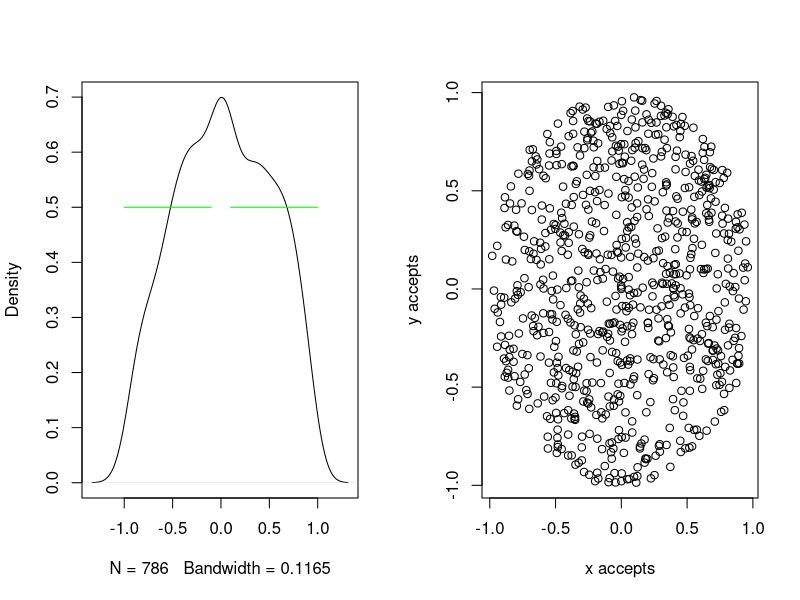
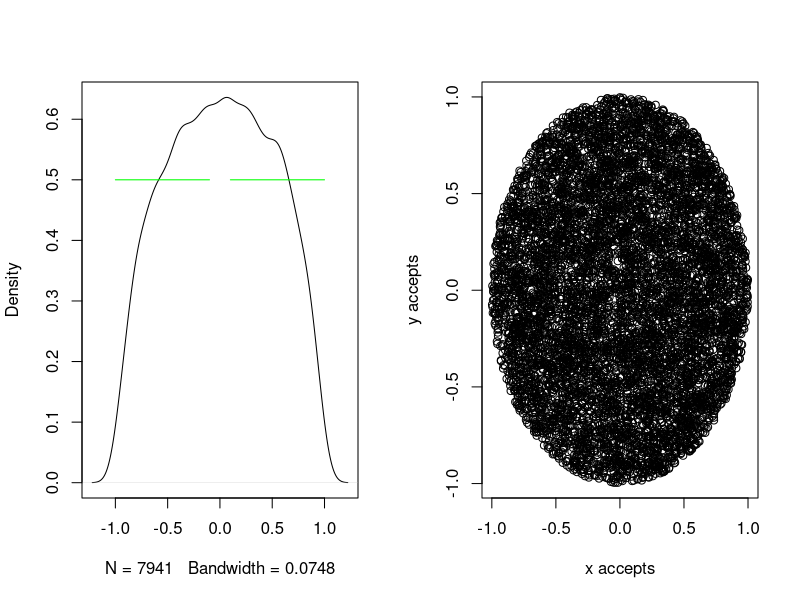
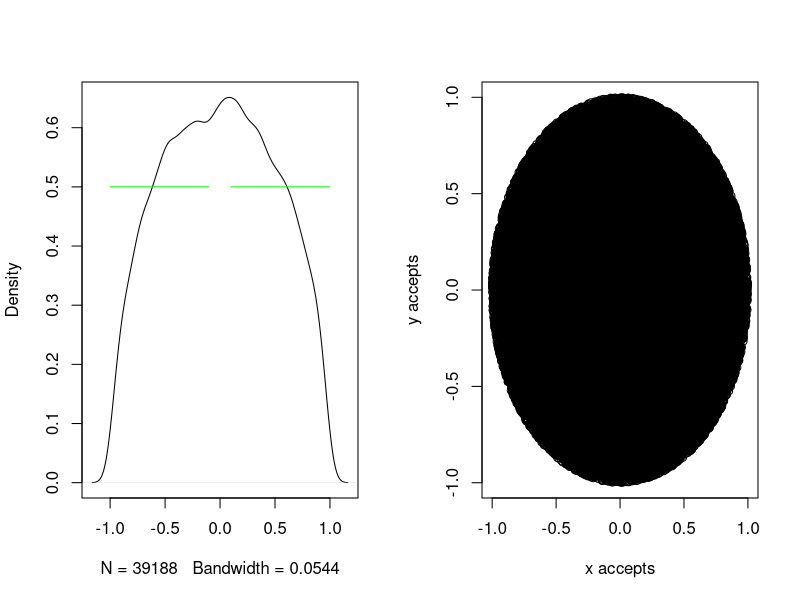
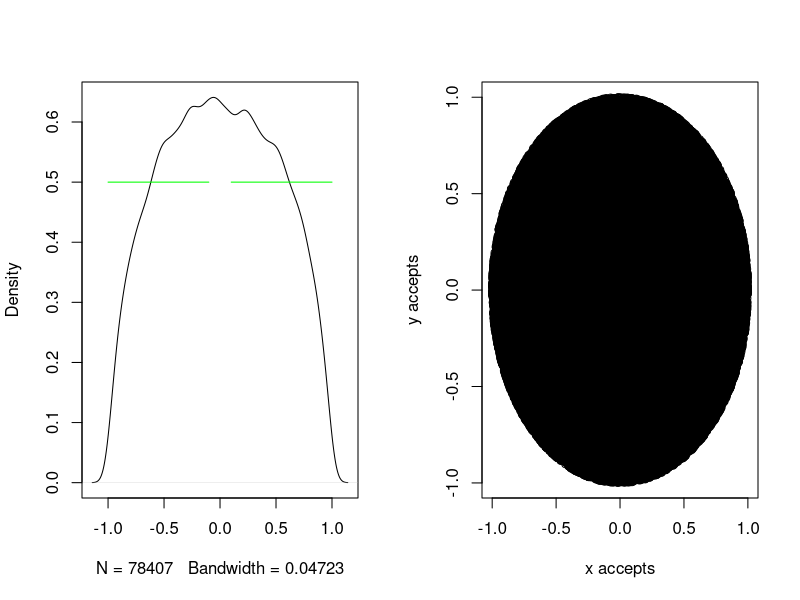
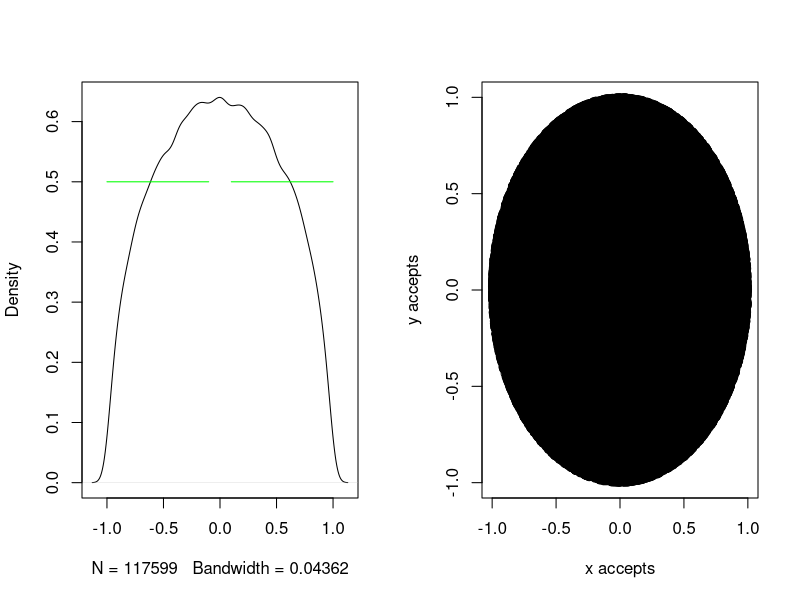
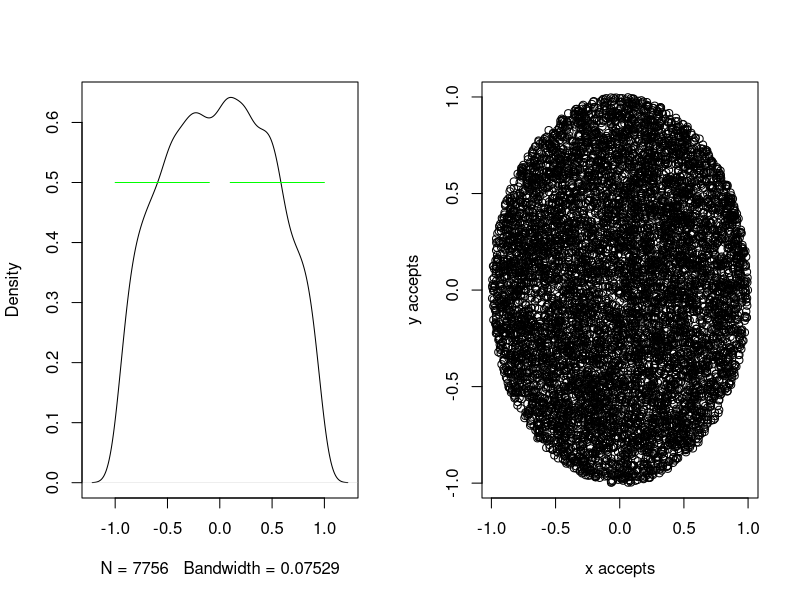
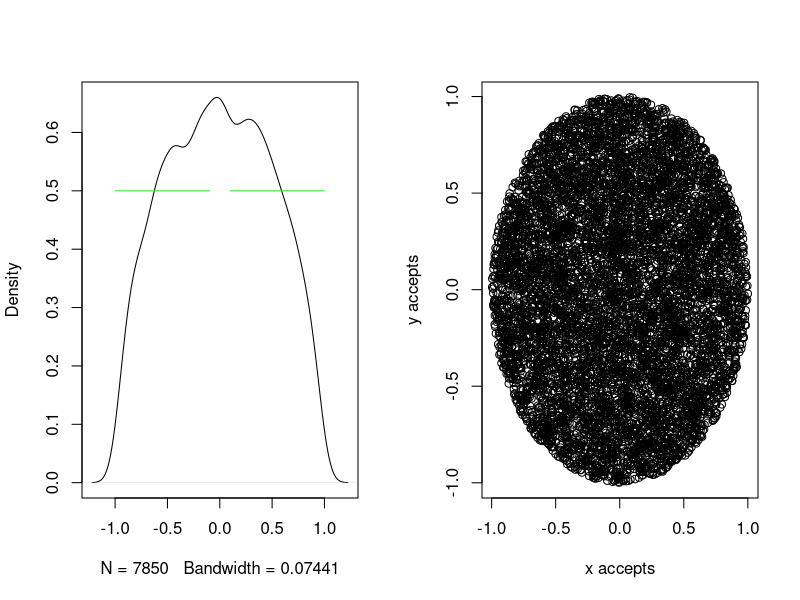
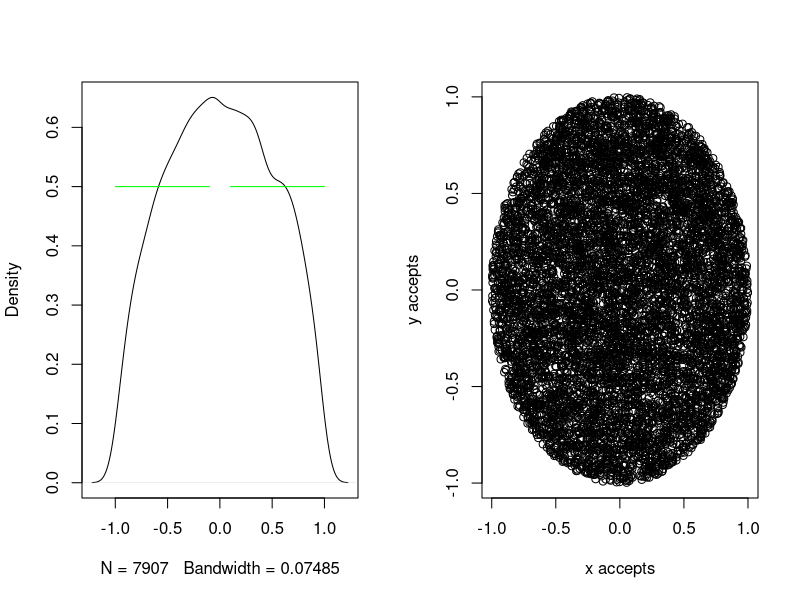

These figures' R source, in order: (Note: a time limit stopped this script after it produced the figures.)

####Clear Environment####
rm(list = ls())

####Call Libraries####

library(doParallel)##Parallel Processing
library(psych)#describe function
library(knitr)##Create .md, .html, and .pdf files
library(markdown)##Create .md, .html, and .pdf files


#### Parallel procesing for running performance ####

# Set number of cores for parallel processing
no_cores <- detectCores() - 2 

# Register number of cores for parallel processing
registerDoParallel(no_cores)

# Validate number of cores for parallel processing 
getDoParWorkers()

#### Monte Carlo in 2d - Estimation the area of circle ####

# MC function in 2 dimensions ([0, d] = interval of the Uniform Distribution, n = number of samples) function
mc.2d <-function(x, y, d, n)
  {  
  accept <- 0 # set counter to zero

  data <- c(x, y) # starting vector

  accepts <- matrix(data, 1, 2) # set matrix for the sampling data
  
    for (i in 2:n) {
      y <- 2*runif(1, 0, d) - 1
      x <- 2*runif(1, 0 ,d) - 1
      
      if((x^2 + y^2) <= 1) { 
    accepts <- rbind(accepts, c(x,y))
    accept <- accept + 1
  }
}
alpha <- accept/n # probability to be inside the circle

par(mfrow=c(1, 2)) # set 2 graphs per window

plot(density(accepts[ , 1]), main = "") # probability density

index <- seq(-1, 1, 0.1)
lines(index, 0.5*index/index, col = "green") # add green line to the mean of Uniform distribution, interval: [-1, 1]

plot(accepts, xlab = "x accepts", ylab = "y accepts") # accepted points (points insode the circle)

return(list(alpha, accepts)) # returns the probability to be inside the circle and the accepted points
}

#### Checking the system time ####
# dev.off() # close the active windows

set.seed(15) # seed for regeneration
system.time(mc.2d(0, 0, 1, 1000)) # starting point: (x,y) = (0, 0), [0, 1]: Uniform Distribution interval, n = 1000 samples

set.seed(16)# seed for regeneration
system.time(mc.2d(0, 0, 1, 10000)) # starting point: (x,y) = (0, 0), [0, 1]: Uniform Distribution interval, n = 10000 samples

set.seed(19)# seed for regeneration
system.time(mc.2d(0, 0, 1, 50000)) # starting point: (x,y) = (0, 0), [0, 1]: Uniform Distribution interval, n = 50000 samples

set.seed(20)# seed for regeneration
system.time(mc.2d(0, 0, 1, 100000)) # starting point: (x,y) = (0, 0), [0, 1]: Uniform Distribution interval, n = 100000 samples

set.seed(21)# seed for regeneration
system.time(mc.2d(0, 0, 1, 150000)) # starting point: (x,y) = (0, 0), [0, 1]: Uniform Distribution interval, n = 150000 samples



#### calculate the mean of the generated samples (MC acceptance ratio - probability) to verify where the chain converges ####
mc_meanx_2d <- function(n, d, m) { # n = samples, [0 , d] : Uniform distribution interval, m - iterations
  
  y <- 2*runif(1, 0, d) - 1
  z <- 2*runif(1, 0, d) - 1
  x <- c()
  acc <- c()  
  for (i in 1:m) {
    x[i] <- mc.2d(y, z, d, n)[[1]] #Insert the data frame to a vector
    acc <-  mc.2d(y, z, d, n)[[2]][ , 1]*mc.2d(y, z, d, n)[[2]][ , 2] # joint Uniform distribution f(x)*f(y)
    }
  z <- mean(x) #finding the mean of the acceptance rate - probability to be inside the circle 
  return(list(x, acc)) # returns the acceptance rates of the process 
}


set.seed(14) 
start.time <- Sys.time() # starting time
system.time(z <- mc_meanx_2d(10000, 1, 100))
end.time <- Sys.time() # ending time
(time.taken <- end.time - start.time) # running time

# The mean value of the 100 independent samples from the Uniform distribution is the expected value
# of the distribution
# (f(x1) + ... + f(x100))/100 =.. E[f(x)] (Law of Large Numbers - LLN)

# We calculate the expected value of the 100 independent samples from the uniform distribution
# in 2 dimensions

dev.off() # close graphs per window
mean(z[[2]]) # The expected value of the Uniform distribution, true mean of U ~[ -1, 1] : μ = (-1 + 1)/2 = 0


index <- seq(-1, 1, 0.1)

plot(density(z[[2]]), main ="") # plot probability density of z - vector f(x,y)
abline(v = mean(z[[2]]), col = "red", lwd = 1, lty = 3) # add the line of mean value
text(mean(z[[2]]), 0.1 , round(mean(z[[2]]), 3)) # add the mean value as text
# lines(index, 0.5*index/index, col = "green") # straight line at the mean value of the Unifrom distribution


plot(density(z[[1]]), main ="") # plot probability density of z - vector (MC acceptance ratio)
abline(v = mean(z[[1]]), col = "red", lwd = 1, lty = 3) # add the line of mean value
text(mean(z[[1]]), 0.1 , round(mean(z[[1]]), 3)) # add the mean value as text


mean(z[[1]])# The expected value of the MC acceptance ratio - probability for a point to be inside the circle
dev.off()


hist(z[[1]], probability = TRUE, ylim = c(0, 120))# histogram of probabilities z (f(x1),..., f(x100))
lines(density(z[[1]]),col="red") # add line of probability density

sd(z[[2]]) # standard deviation of joint distribution of accepted values

# We know that the estimation of the integrate is |B| = prob_estimated*(2^k) where k = 2 are the dimensions.
# So the |B| estimation is mean(z)*(2^2)

#### Estimate the integrate of B (2 dimensions) ####
(B_estimated <- mean(z[[1]])*(2^2))


# We know from the calculation of the integrate with polar coordinates (2 dimensions) 
# that that the area of probability density function upon 2d sphere (B_true) is pi/2*(2)
(B_true <- pi)

# We estimated with Monte Carlo sampling from Uniform Distribution 
# that the integrate of B is mean_estimated*(2^2) = mean(z)*4 = 3.141796 close to the true volume of 2d sphere (pi*R^2, 
# pi for R = 1)
# Correspondingly, the estimated area of 2 dimension's sphere (B_estimated): is mean(z)*2^2 
B_estimated == 2^2*mean(z[[1]])

# The error of the integrate estimation is B_estimated - B_true 
(estimated_error <- abs(B_true - B_estimated))
round(estimated_error, 4) # round value in four decimals

# The relative error of estimation of area B  is 0.02%
(estimated_error_perc <- round(abs(1 - (B_estimated/B_true)), 4)*100)

# It is a precise algorithm (estimation error very low < 1%)

#### Monte Carlo in k - dimensions (Volume estimation of hyper-sphere) ####

# MC function in k - dimensions 
mc.d <-function(n, d, k) # k = dimensions, U ~ [0, d], n = samples 
{  
  accept <- 0 # set counter to zero
  
  x <- (2*runif(k, 0, d) - d) # U ~ [-1,1]
  
  data <- c(x) # assign data to a vector
  
  accepts <- matrix(data, 1, k) # matrix of 1 row and k - columns
  
  for (i in 1:n) {
    x <- t(matrix(2*runif(k, 0, d) - d)) # simulate 2 values from Uniform distribution
    if(sum(x^2) <= 1) { # if the candidate point is inside the circle
      accepts <- rbind(accepts, c(x)) # add the candidate point to the matrix
      accept <- accept + 1 # add one to counter
    }
  }
  
  alpha <- accept/n # probability to be inside the k - dimensions sphere
  x1 <- accepts # accepted points to vector
  
  par(mfrow=c(1, 2)) # 2 graphs per window
  plot(density(accepts[ , 1]), main = "") # density plot of 1 dimension (accepted points)
  
  abline(v = mean(accepts[, 1]), col = "red", lwd = 1, lty = 3) # add the line of mean value
  text(mean(accepts[ , 1]), 0.1 , round(mean(accepts[ , 1]), 3)) # add the mean value as text
  
  plot(accepts, xlab = "x accepts", ylab = "y accepts") # plot accepted points (2 dimensions)
    
  return(list(alpha, accepts)) # the function returns probability and accepted points
  }


set.seed(17) # seed for regeneration
(mc.d(10000, 1, 10)) # 10000 samples in 10 dimensions


#### Calculate the mean of these values to verify where the probability converges ####
mc_meanx_d <- function(n, d, k, m) { # n = number of samples, U ~ [0 ,d], k = dimensions, m = iterations
  
  x  <- c()
  for (i in 1:m) {
    x[i] <- mc.d(n, d, k)[[1]]
    
    # Insert the data frame to a vector
  }
  z <- mean(x)
  
  #Finding the average of the acceptance rate 
  return(x) # probability of accepting points inside the hyper-sphere
}

set.seed(18) # seed for regeneration
system.time(z <- mc_meanx_d(10000, 1, 10, 100)) # running process for 10000 simulations, U ~ [-1, 1], k = 10, m = 100

# The mean value of the 100 independent samples from the Uniform distribution is the expected value
# of the distribution
# (f(x1) + ... + f(x100))/100 = E[f(x)] (LLN)

# I calculate the expected value of the 100 independent samples from the uniform distribution
# in 10 dimensions

dev.off() # close active windows (graphs)
mean(z)# The expected mean value of the distribution
hist(z, probability = TRUE, ylim = c(0, 1000), xlim = c(0, 0.005 ), main = "MC acceptance ratio, k - 10 dimensions")
# histogram of probabilities z (f(x1),..., f(x100))
lines(density(z),col="red") # The histogram of probability density is similar to normal distribution,

# We know that the estimation of the integrate is |B| = prob_estimated*(2^d) where d = 10 are the dimensions.
# So the |B| estimation is mean(z)*(2^10)

#### Estimate the integrate of B (10 dimensions) ####
B_estimated <- mean(z)*(2^10)
B_estimated

# We know from the calculation of the integrate with polar coordinates (10 dimensions) 
# that that the true area of sphere is 2.55
(B_true <- (pi^(10/2))/gamma(10/2 + 1))

# We estimated with Monte Carlo sampling of Uniform distribution 
# that integrate of B is 2.516679 close to the true volume of 10d sphere

#### The error of the integrate estimation is B_estimated - B_true ####
round((estimated_error <- abs(B_true - B_estimated)), 3)

### The relative error of estimation of area B  is 0.99%
(estimated_error_perc <- round(abs(1 - (B_estimated/B_true)), 4)*100)


#### Calculation of the number of samples needed for estimation accuracy in three decimals ####

sd(z) # standard deviation from 100 iterations of 10.000 samples

sd(z)/sqrt(10000) #estimation error

cumprob <- pnorm(z, mean(z), sd(z)) #cumulative probability of normal distribution
# with mean = mean(z) and sd = sd(z)

sd(cumprob) # standard deviation of cumulative probability for expected mean value of
# MC acceptance ratio

sd(cumprob)/sqrt(10000) #estimaton error < 4*10^-3

(round((sd(cumprob)/sqrt(10000))/(sd(z)/sqrt(10000)), 0)) # for precision > 2*10^-3 (or error < 2*10^-3)
# we have to increase six hundred times the samples of the iterating process, that means, 
# 6 million samples in each iterating process



#### Calculate the running time depending on the number of samples (dimensions k = 10) ####

mc.10d_run_time <-function(number_accepts, d, k)
{  
  
  accept <- 0 # counter for number of accepts
  data <- c(2*runif(k, 0, d) - 1) # vector of simulated point
  accepts <- matrix(data, 1, k)  # matrix includes the first point of the process
  
    n <- 0 # counter for number of steps
      
    while(accept < number_accepts + 1) { # while loop (accept < number of accepts)
        n <- n + 1 # incremental counter for number of steps
        x <- t(matrix(2*runif(k, 0, d) - 1)) # new simulated point
       if(sum(x^2) <= 1) { # if x is inside the sphere
      accepts <- rbind(accepts, x) # x is inserted into the matrix of accepts
      accept <- accept + 1 # and accept counter is increasing by 1
      
      }
      }
    alpha <- accept/n # probability of accepting points
  return(n) # return number of steps
  }


set.seed(22) # seed for regeneration
number_steps <- (mc.10d_run_time(1000, 1, 10)) # run process for 1000 accepted points, U ~ [-1, 1], and k = 10 dimensions


start.time <- Sys.time() # starting time
set.seed(31) # seed for regeneration

for (i in seq(2000, 10000, by = 1000)) {
number_steps <- cbind(number_steps, mc.10d_run_time(i, 1, 10)) # iterating process for i - accepted points
}
end.time <- Sys.time() # ending time
(time.taken <- end.time - start.time) # running time


slope <- data.frame(t(number_steps)) # assign results to a data frame (df)
head(slope) # first rows of df

c(seq(1, nrow(slope), by = 1)) # sequence 1 to 10, e.g. 1, 2, 3, .., 10

slope$accepts <- c(seq(1000, nrow(slope)*1000, by = 1000)) # add column with number of accepted points 1000, 2000, etc.

names(slope)[which(names(slope) %in% c("t.number_steps."))] <- c("number_steps") # set column name to new column


plot(slope$number_steps, slope$accepts, xlab = "Number of Steps", ylab = "Accepts", main = "Slope") # plot the (x,y) columns
# of df


y <- lm(slope$accepts ~ slope$number_steps, data = slope) # linear model between accepts and number of steps
summary(y) # summary of linear model

y$coefficients[2]# the coefficient of linear regression is the expected mean value of probability density function

slope$Probability <- slope$accepts/slope$number_steps # expected mean value of probability density function 
slope$Exp_Time <- round(1/slope$Probability, 0) # expected mean time for having a point inside the sphere 
# (return to the same state X = 1)
slope$Constant <- 1/slope$accepts # constant value
mean(slope$Constant)

qqnorm(slope$accepts) # normal probability q-q plot
qqline(slope$accepts) # added line in normal probability q-q plot


predict(y, newdata = slope) # predicted number of accepted points based on the number of steps (linear model)
slope$accepts # number of accepted points


#### The expected Time T ####

# The expected Time T Monte Carlo has to run (number of samples) in order to have X accepted points inside the circle
X <- 1 

c <- 1/X # calculated in slope data frame
d <- 10 # dimensions

# For instance for X = 20,000 (accepts - points inside the 10d sphere)
X <- 20000

# The slope of the regresion model between accepts and number of steps is the
# expected mean value of the probability density function

(expected_time <- round(c*X/y$coefficients[2], 0))# the expected mean time for each accepting point 

# As a result the expected running time in order to have 20,000 accepting points is: 
expected_time*20000


new_row <- c(expected_time*X, X, 1/expected_time, expected_time, c) # new row of slope data frame (values for each column)

#### Adding the predicted number of steps in slope data frame ####
slope <- rbind.data.frame(slope, new_row)


#### Finding the variance of expected value in k - 10d ####
asym_var <- function(l, n, d, k, m){
  
  x <- array(dim = c(m, l))
  for (i in 1:l) {
    x[, i] <- (mc_meanx_d(n, d, k, m))
  }
 y <- x
   return(y)
}


set.seed(123) # seed for regeneration

start.time <- Sys.time() # starting time
y <- asym_var(10, 10000, 1, 10, 100) # set values of the asym_var function to a vector (y)
end.time <- Sys.time() # ending time
(time.taken <- end.time - start.time) # running time

#### Histogram of expected value of y (10 iterations of 100 samples with 10000 observations, k - dimensions = 10) ####
hist(y, breaks = 5, freq = FALSE, ylim = c(0, 800))
lines(density(y),col="red")# The histogram of probability density is similar to normal distribution,
apply(y, 2, var) # variance for each dimension

summary(y) # summary statistics of y


### Validation of histogram (probability density value)
h <- hist(y, breaks = 5, freq = FALSE)
sum(h$density) # 2000 distributed values to equivalent intervals

unique(zapsmall(diff(h$breaks))) # range for each interval
unique(zapsmall(diff(h$breaks)))*sum(h$density) # validation of probability density (multiplication has to be 1)

dev.off() # close open windows

### Normality function ####
normality <- function (x, k) { 
  y <- (x - (B_true/2^k))/sd(x)
return(y)
  }

### asymptotic variance in each iteration ###
apply(normality(y[ , ], 10), 2, var) 


### Histogram of y ####
hist(normality(y[ , ], 10) ,freq = FALSE, main = "Normalization of Expected Mean 
     Values (k - 10 dimensions)", xlab = "")

### Add curved line (density) ###
lines(density(normality(y[ , ], 10)),col="red")

### set seed for generating the same sample ###
set.seed(321)

### add line with sampling from Normal disribution ###
lines(density(rnorm(1000)), col = " green", lty = 3)
